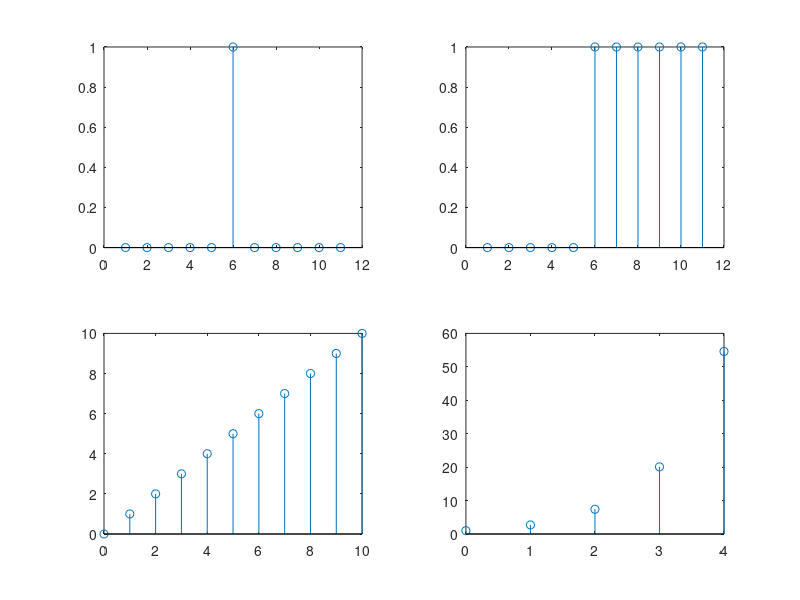
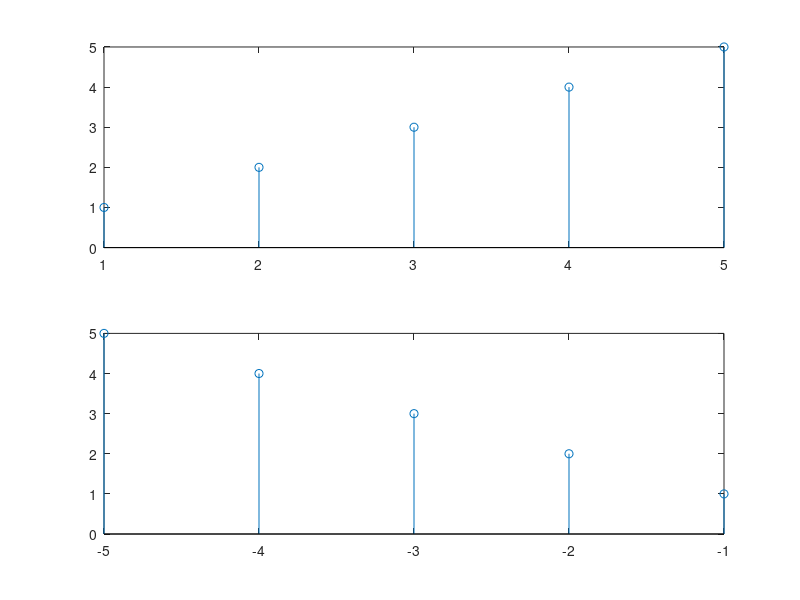
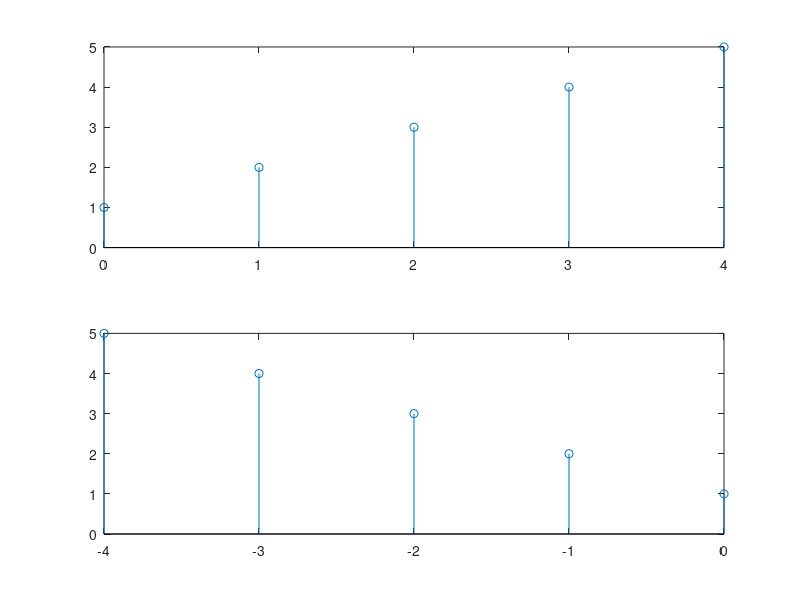
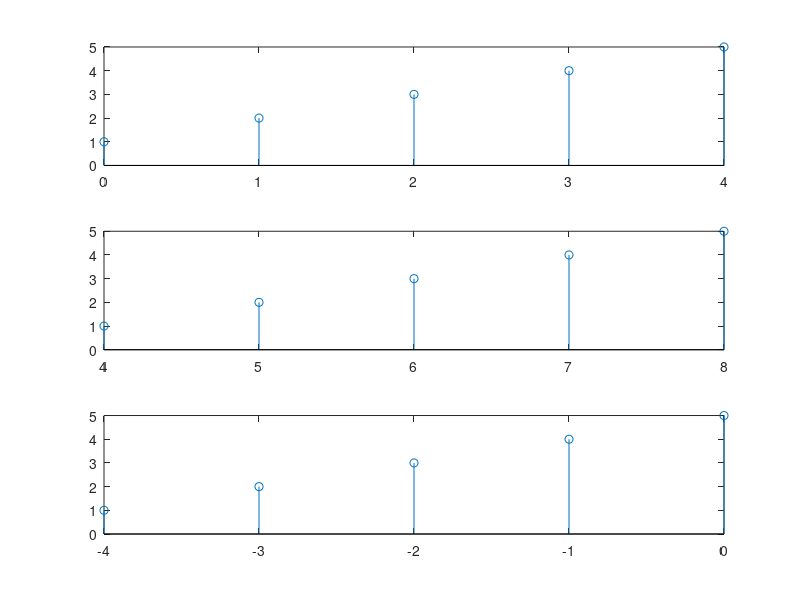

Reproduce these figures in MATLAB, in order.
clear all;
close all;
n=0:10
k=5;
x=[(n-k)==0];
figure(1);
subplot(2,2,1);
stem(x);

x=[(n-k)>=0];
subplot(2,2,2);
stem(x);

%x=[(n-k)>=0];
subplot(2,2,3);
stem(n,n);

a=1;
n=0:4;
x=exp(a*n);
subplot(2,2,4);
stem(n,x);

figure(2);
k=[1 2 3 4 5];
x=k;
subplot(2,1,1);
stem(k,x);
x=-k;
subplot(2,1,2);
stem(x,k);
figure(3);

k=[1 2 3 4 5];
klow=0;
khigh=4;
subplot(2,1,1);
stem(klow:khigh,k);
subplot(2,1,2);

klow=-(klow);
khigh=-(khigh);
stem(khigh:klow,fliplr(k));

figure(4);
k=[1 2 3 4 5];
klow=0;
khigh=4;
subplot(3,1,1);
stem(klow:khigh,k);
subplot(3,1,2);
kleft1=klow+4;
kleft2=khigh+4;
stem(kleft1:kleft2,k);

subplot(3,1,3);
kright1=klow-4;
kright2=khigh-4;
stem(kright1:kright2,k);


